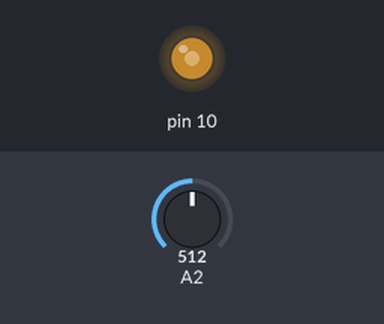
The sketch below on a simulated Arduino Uno, built with avr-gcc and run on an emulated ATmega328P. Parts: output pins drawn as LEDs (lit = HIGH). Inputs (shaded band) come from the test bench; at power-on: A2 = 512.

Above: at 1.2 s.
1.3 s: A2 set to 716
At 1.9 s:
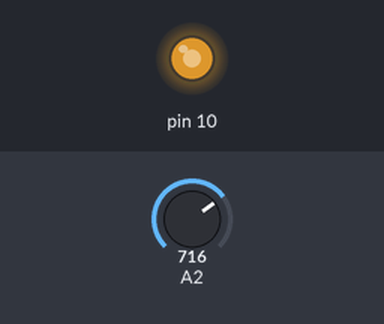
2.8 s: A2 set to 900
At 3.1 s:
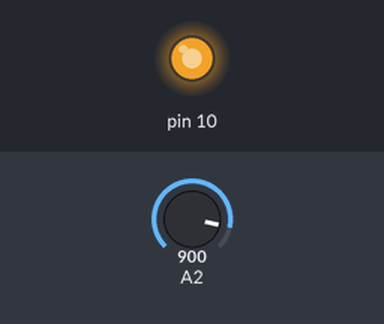
4.3 s: A2 set to 122
At 5.4 s:
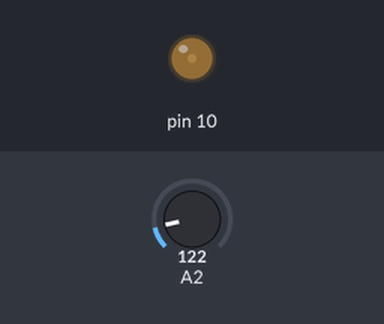
5.8 s: A2 set to 0
At 6.6 s:
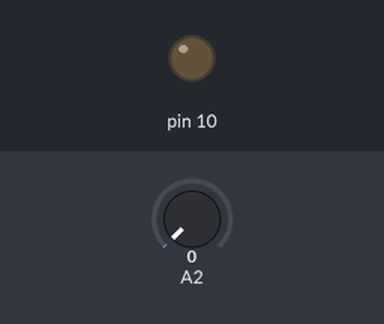
7.3 s: A2 set to 511
At 7.7 s:
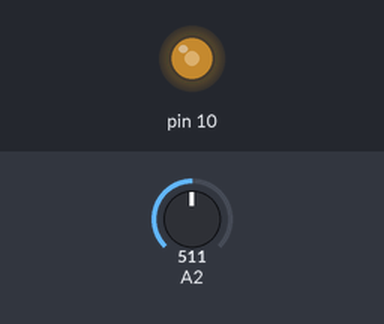
Timing chart, 0 to 9.8 s (numbered marks = the images above; inputs shaded):
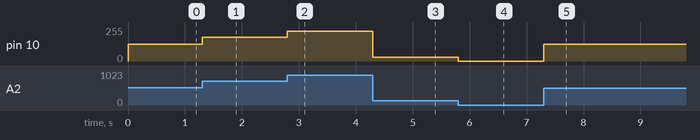

The sketch:

Rotation.ino
```cpp
int bright=0;

void setup(){
  pinMode(10,OUTPUT);
}

void loop(){

    bright = (map(analogRead(A2), 0, 1023, 0, 255));
    analogWrite(10,bright);

}
```

Measured:
- after the input at 1.3 s, pin 10: 127/255 → 178/255 at once
- after the input at 2.8 s, pin 10: 178/255 → 224/255 at once
- after the input at 4.3 s, pin 10: 224/255 → 30/255 at once
- after the input at 5.8 s, pin 10: 30/255 → 0/255 at once
- after the input at 7.3 s, pin 10: 0/255 → 127/255 at once
